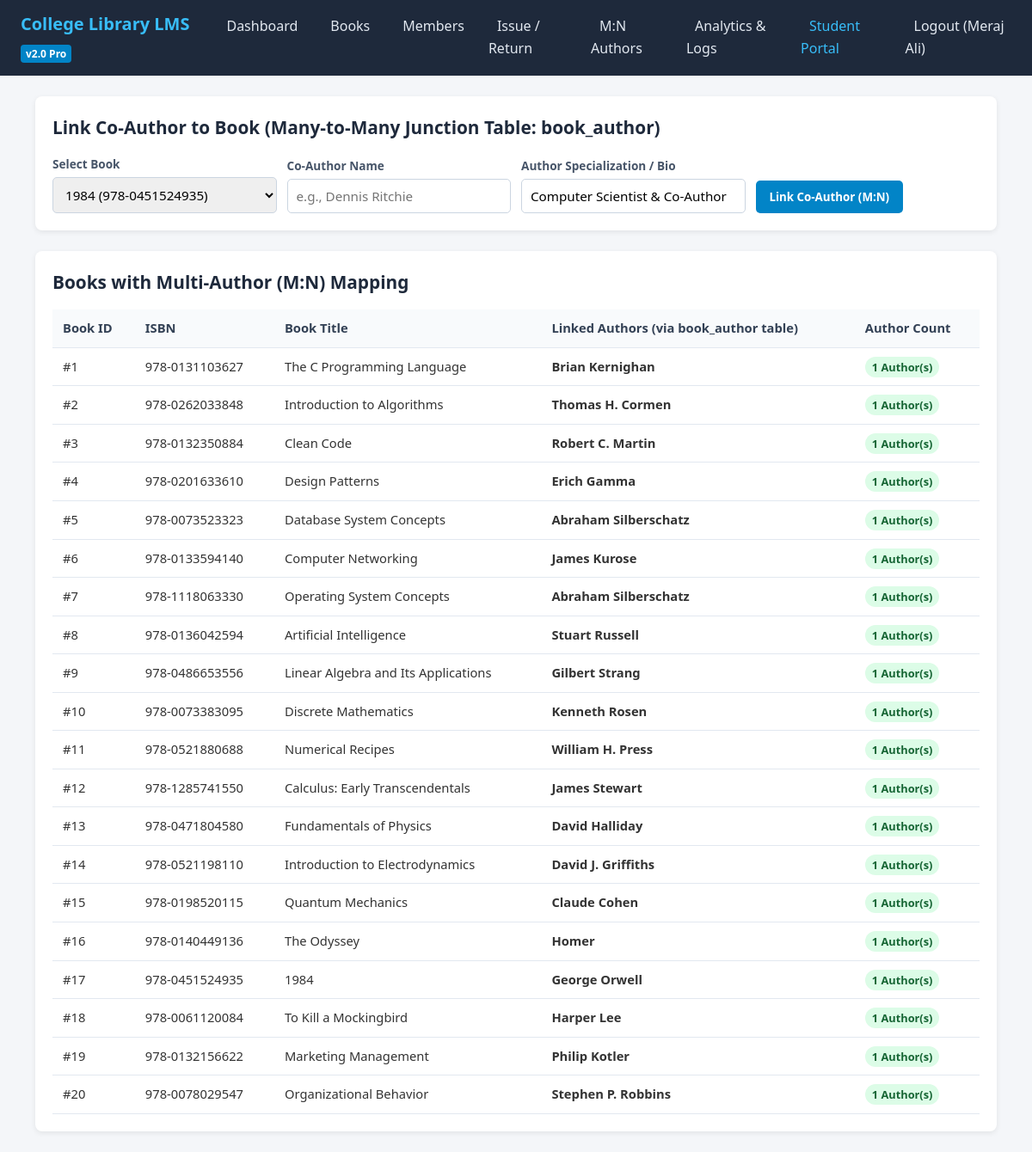
The page /authors.php (signed in) on the database its author committed.
### tables this page shows
CREATE TABLE `book` (
  `book_id` int(11) NOT NULL,
  `isbn` varchar(20) NOT NULL,
  `title` varchar(200) NOT NULL,
  `author` varchar(150) NOT NULL,
  `publisher` varchar(150) NOT NULL,
  `pub_year` int(11) NOT NULL,
  `category_id` int(11) NOT NULL,
  `total_copies` int(11) NOT NULL CHECK (`total_copies` >= 0),
  `available_copies` int(11) NOT NULL CHECK (`available_copies` >= 0)
);

### authors.php (the view, shortened to what this page needs)
<?php
require_once 'db.php';
$books = $conn->query("SELECT book_id, title, isbn FROM book ORDER BY title");
$mnMapping = $conn->query("
    SELECT b.book_id, b.isbn, b.title,
           GROUP_CONCAT(a.author_name SEPARATOR ', ') AS all_authors,
           COUNT(ba.author_id) AS author_count
    FROM book b
    LEFT JOIN book_author ba ON b.book_id = ba.book_id
    LEFT JOIN author a ON ba.author_id = a.author_id
    GROUP BY b.book_id, b.isbn, b.title
    ORDER BY author_count DESC, b.book_id ASC
");
?>
<!DOCTYPE html>
<html lang="en">
<head>
    <link rel="stylesheet" href="style.css">
</head>
<body>
<div class="container">
    <div class="section-box">
        <h2>Link Co-Author to Book (Many-to-Many Junction Table: <code>book_author</code>)</h2>
        <form method="POST" class="grid-form">
            <div>
                <label>Select Book</label>
                <select name="book_id" required>
                    <?php while ($b = $books->fetch_assoc()): ?>
                        <option value="<?= $b['book_id'] ?>"><?= htmlspecialchars($b['title']) ?> (<?= $b['isbn'] ?>)</option>
                    <?php endwhile; ?>
                </select>
            </div>
            <div>
                <label>Co-Author Name</label>
                <input type="text" name="author_name" placeholder="e.g., Dennis Ritchie" required>
            </div>
            <div>
                <label>Author Specialization / Bio</label>
                <input type="text" name="bio" value="Computer Scientist & Co-Author" required>
            </div>
            <div>
                <button type="submit" name="link_author">Link Co-Author (M:N)</button>
            </div>
        </form>
    </div>
    <div class="section-box">
        <h2>Books with Multi-Author (M:N) Mapping</h2>
        <table>
            <thead>
                <tr>
                    <th>Book ID</th>
                    <th>ISBN</th>
                    <th>Book Title</th>
                    <th>Linked Authors (via <code>book_author</code> table)</th>
                    <th>Author Count</th>
                </tr>
            </thead>
            <tbody>
                <?php while ($row = $mnMapping->fetch_assoc()): ?>
                <tr>
                    <td>#<?= $row['book_id'] ?></td>
                    <td><?= htmlspecialchars($row['isbn']) ?></td>
                    <td><?= htmlspecialchars($row['title']) ?></td>
                    <td><strong><?= htmlspecialchars($row['all_authors'] ?? 'None') ?></strong></td>
                    <td><span class="badge badge-active"><?= $row['author_count'] ?> Author(s)</span></td>
                </tr>
                <?php endwhile; ?>
            </tbody>
        </table>
    </div>
</div>
</body>
</html>

### style.css (style rules this page uses)
* { box-sizing: border-box; margin: 0; padding: 0; font-family: 'Segoe UI', Tahoma, Geneva, Verdana, sans-serif; }
body { background-color: #f4f6f9; color: #333; line-height: 1.6; }
.container { max-width: 1150px; margin: 24px auto; padding: 0 16px; }
.section-box { background: #fff; padding: 20px; border-radius: 8px; box-shadow: 0 2px 6px rgba(0,0,0,0.08); margin-bottom: 24px; }
h2 { margin-bottom: 15px; color: #1e293b; font-size: 1.3rem; }
form.grid-form { display: grid; grid-template-columns: repeat(auto-fit, minmax(200px, 1fr)); gap: 12px; align-items: end; }
label { display: block; font-size: 0.85rem; font-weight: 600; margin-bottom: 4px; color: #475569; }
input, select { width: 100%; padding: 9px 10px; border: 1px solid #cbd5e1; border-radius: 5px; font-size: 0.95rem; }
button, .btn { background-color: #0284c7; color: #fff; border: none; padding: 10px 16px; border-radius: 5px; cursor: pointer; font-weight: 600; text-decoration: none; display: inline-block; text-align: center; }
table { width: 100%; border-collapse: collapse; margin-top: 12px; font-size: 0.92rem; }
table th, table td { padding: 10px 12px; border-bottom: 1px solid #e2e8f0; text-align: left; }
table th { background-color: #f8fafc; color: #334155; font-weight: 600; }
.badge { padding: 3px 8px; border-radius: 12px; font-size: 0.8rem; font-weight: 600; }
.badge-active { background: #dcfce7; color: #166534; }

### rows shown on the page
book: book_id "1", isbn "978-0131103627", title "The C Programming Language", all_authors "Brian Kernighan", author_count "1"
book: book_id "2", isbn "978-0262033848", title "Introduction to Algorithms", all_authors "Thomas H. Cormen", author_count "1"
book: book_id "3", isbn "978-0132350884", title "Clean Code", all_authors "Robert C. Martin", author_count "1"
book: book_id "4", isbn "978-0201633610", title "Design Patterns", all_authors "Erich Gamma", author_count "1"
book: book_id "5", isbn "978-0073523323", title "Database System Concepts", all_authors "Abraham Silberschatz", author_count "1"
book: book_id "6", isbn "978-0133594140", title "Computer Networking", all_authors "James Kurose", author_count "1"
book: book_id "7", isbn "978-1118063330", title "Operating System Concepts", all_authors "Abraham Silberschatz", author_count "1"
book: book_id "8", isbn "978-0136042594", title "Artificial Intelligence", all_authors "Stuart Russell", author_count "1"
book: book_id "9", isbn "978-0486653556", title "Linear Algebra and Its Applications", all_authors "Gilbert Strang", author_count "1"
book: book_id "10", isbn "978-0073383095", title "Discrete Mathematics", all_authors "Kenneth Rosen", author_count "1"
book: book_id "11", isbn "978-0521880688", title "Numerical Recipes", all_authors "William H. Press", author_count "1"
book: book_id "12", isbn "978-1285741550", title "Calculus: Early Transcendentals", all_authors "James Stewart", author_count "1"
book: book_id "13", isbn "978-0471804580", title "Fundamentals of Physics", all_authors "David Halliday", author_count "1"
book: book_id "14", isbn "978-0521198110", title "Introduction to Electrodynamics", all_authors "David J. Griffiths", author_count "1"
book: book_id "15", isbn "978-0198520115", title "Quantum Mechanics", all_authors "Claude Cohen", author_count "1"
book: book_id "16", isbn "978-0140449136", title "The Odyssey", all_authors "Homer", author_count "1"
book: book_id "17", isbn "978-0451524935", title "1984", all_authors "George Orwell", author_count "1"
book: book_id "18", isbn "978-0061120084", title "To Kill a Mockingbird", all_authors "Harper Lee", author_count "1"
book: book_id "19", isbn "978-0132156622", title "Marketing Management", all_authors "Philip Kotler", author_count "1"
book: book_id "20", isbn "978-0078029547", title "Organizational Behavior", all_authors "Stephen P. Robbins", author_count "1"

### other values the page prints
$_SESSION['staff_name'] "Meraj Ali"
form field book_id "1984 (978-0451524935)"
